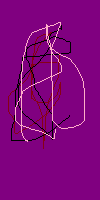
#> input picture casetest/graphics/image/purpleImage.png, 100 x 200 px
$ python resize.py
#> lines starting #> are read from the running program, lines starting #| are printed output that depends on the picture
from PIL import Image
purpleImage = Image.open('purpleImage.png')
#> purpleImage is the input picture: PIL image 100x200 RGBA; mean R, G, B, A 128.9, 4.6, 125.1, 255

width, height = purpleImage.size
#> width = 100; height = 200
# quarter size
quartersizedIm = purpleImage.resize((int(width/2),int(height/2)))
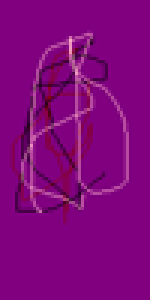
#> quartersizedIm: PIL image 50x100 RGBA (shown 3 times larger); mean R, G, B, A 128.9, 5, 125.1, 255
quartersizedIm.save('quarderSizedPurple.png')
# stretch taller
svelteIm = purpleImage.resize((width,height+300))
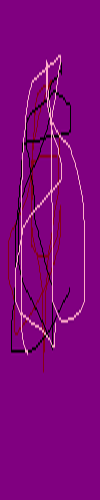
#> svelteIm: PIL image 100x500 RGBA; mean R, G, B, A 128.9, 4.7, 125.1, 255
svelteIm.save('svelte.png')
